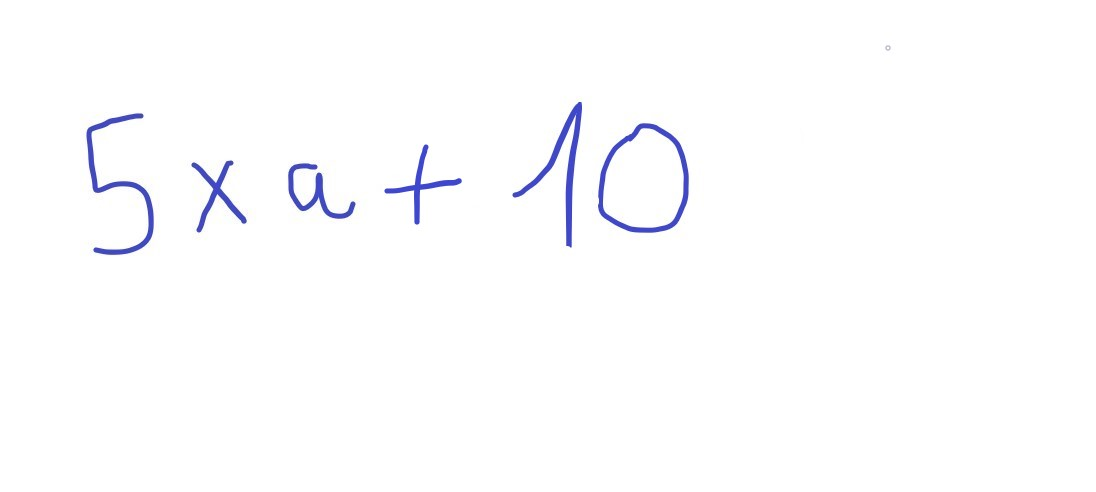
#> input picture ML_System/Notebooks/test_3.jpg, 1096 x 492 px, found by its file name
$ jupyter execute --allow-errors Testing.ipynb   (older library calls are emulated)
#> lines starting #> are read from the running program, lines starting #| are printed output that depends on the picture; after the words box and inside, x2 and y2 are one past the last pixel; in counts of white or black regions, pixels touching at a corner belong together
# Import Stuff

[cell 1]
import cv2
import numpy as np
import tensorflow
from tensorflow.keras.datasets import mnist
from tensorflow.keras.models import Sequential
from tensorflow.keras.layers import Dense
from tensorflow.keras.layers import Dropout
from tensorflow.keras.layers import Flatten
from tensorflow.keras.layers import Conv2D
from tensorflow.keras.layers import MaxPooling2D
from tensorflow.keras.models import model_from_json

from sympy.solvers import solve
from sympy import Symbol

# Test with a real world image

[cell 2]
json_file = open('model_final.json', 'r')
#> (reads ML_System/Notebooks/model_final.json from the repository)
loaded_model_json = json_file.read()
json_file.close()
#> (the rest of this cell did not finish here and is left out)

[cell 3]
img = cv2.imread('C:\\Users\\Karim\\Desktop\\PROJECTS\\HES_CNN\\ML_System\\Notebooks\\test_3.jpg', cv2.IMREAD_GRAYSCALE)
#> img: shape (492, 1096); min 69, max 255, mean 252.7

cv2.imshow("wo", img)
cv2.waitKey(0)
cv2.destroyAllWindows()

[cell 4]
if img is not None:
    # images.append(img)
    img = ~img
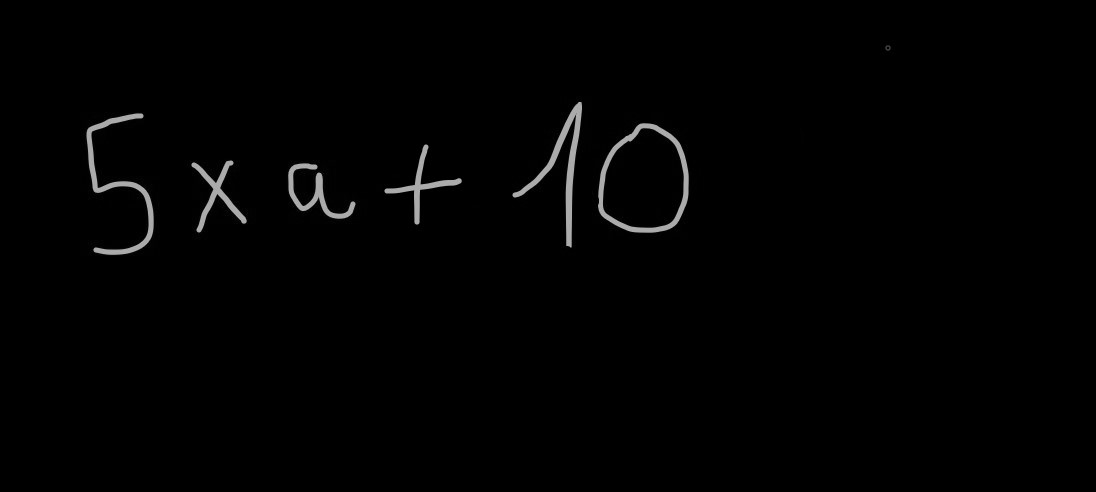
#> img: shape (492, 1096); min 0, max 186, mean 2.3
    ret, thresh = cv2.threshold(img, 127, 255, cv2.THRESH_BINARY)
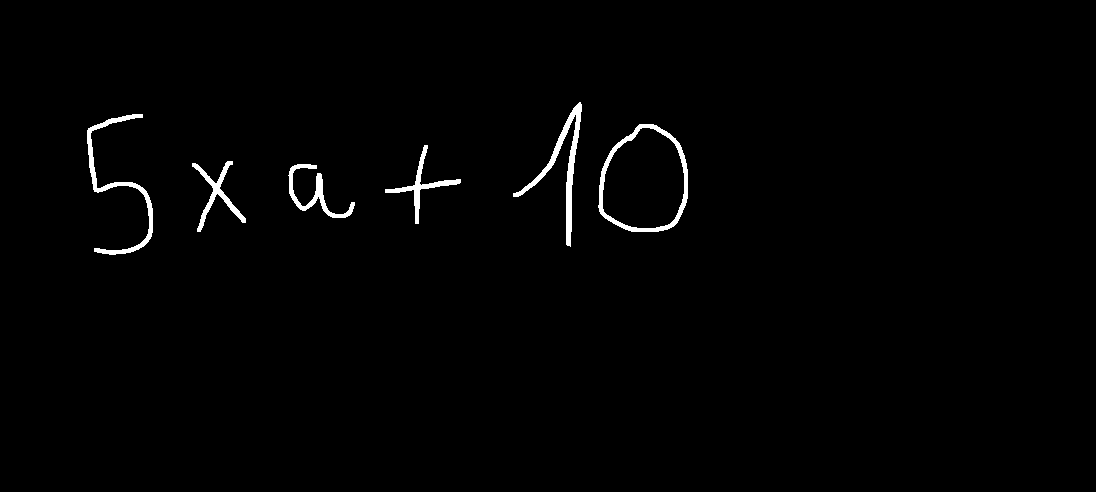
#> thresh: shape (492, 1096); 1.2% white; 6 white regions
    ret, ctrs, n = cv2.findContours(thresh, cv2.RETR_TREE, cv2.CHAIN_APPROX_SIMPLE)
#> ctrs = 7 contours; box (x1, y1, x2, y2) and area: (598, 124, 688, 232) 7600, (602, 127, 685, 229) 6492, (513, 102, 582, 247) 1153, (87, 114, 153, 255) 1003, (288, 164, 355, 218) 630, (192, 161, 246, 232) 624, (385, 145, 461, 224) 585; n = [[1, -1, -1, -1], [2, 0, -1, -1], [3, 1, -1, -1], [5, 2, 4, -1], [-1, -1, -1, 3], [6, 3, -1, -1], [-1, 5, -1, -1]]
    cnt = sorted(ctrs, key=lambda ctr: cv2.boundingRect(ctr)[0])
#> cnt has the same summary as ctrs
    w = int(28)
    h = int(28)
    train_data = []
    # print(len(cnt))
    rects = []

    for c in cnt :
        x, y, w, h = cv2.boundingRect(c)
        rect = [x, y, w, h]
        rects.append(rect)
#> this loop made 7 passes
#> (x, y, w, h) on passes 1 to 7: (87, 114, 66, 141), (192, 161, 54, 71), (288, 164, 67, 54), (385, 145, 76, 79), (513, 102, 69, 145), (598, 124, 90, 108), (602, 127, 83, 102)
#> after the loop, rects = [[87, 114, 66, 141], [192, 161, 54, 71], [288, 164, 67, 54], [385, 145, 76, 79], [513, 102, 69, 145], [598, 124, 90, 108], [602, 127, 83, 102]]
    #print(rects)
    bool_rect = []

    for r in rects:
        l = []
        for rec in rects:
            flag = 0
            if rec != r:
                if r[0] < (rec[0] + rec[2] + 10) and rec[0] < (r[0] + r[2] + 10) and r[1] < (rec[1] + rec[3] + 10) and rec[1] < (r[1] + r[3] + 10):
                    flag = 1
                l.append(flag)
            if rec == r:
                l.append(0)
        bool_rect.append(l)
#> this loop made 7 passes
#> after the loop, bool_rect = [[0, 0, 0, 0, 0, 0, 0], [0, 0, 0, 0, 0, 0, 0], [0, 0, 0, 0, 0, 0, 0], [0, 0, 0, 0, 0, 0, 0], [0, 0, 0, 0, 0, 0, 0], [0, 0, 0, 0, 0, 0, 1], [0, 0, 0, 0, 0, 1, 0]]
    #print(bool_rect)
    dump_rect = []

    for i in range(0, len(cnt)):
        for j in range(0, len(cnt)):
            if bool_rect[i][j] == 1:
                area1 = rects[i][2] * rects[i][3]
                area2 = rects[j][2] * rects[j][3]
                if(area1 == min(area1, area2)):
                    dump_rect.append(rects[i])
#> this loop made 7 passes
#> after the loop, dump_rect = [[602, 127, 83, 102]]
    #print(len(dump_rect))
    final_rect = [i for i in rects if i not in dump_rect]
#> final_rect = [[87, 114, 66, 141], [192, 161, 54, 71], [288, 164, 67, 54], [385, 145, 76, 79], [513, 102, 69, 145], [598, 124, 90, 108]]
    #print(final_rect)

    for r in final_rect:
        x = r[0]
        y = r[1]
        w = r[2]
        h = r[3]
        im_crop = thresh[y:y+h+10, x:x+w+10]
        im_resize = cv2.resize(im_crop, (28, 28))

        #cv2.imshow("work", im_resize)
        #cv2.waitKey(0)
        #cv2.destroyAllWindows()

        im_resize = np.reshape(im_resize, (28, 28, 1))
        train_data.append(im_resize)
#> this loop made 6 passes
#> pass 1, `im_crop = thresh[y:y+h+10, x:x+w+10]`:
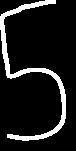
#> im_crop: shape (151, 76); 11% white; 1 white region, box (x1, y1, x2, y2) and area: (0, 0, 66, 141) 1268
#> pass 1, `im_resize = cv2.resize(im_crop, (28, 28))`:
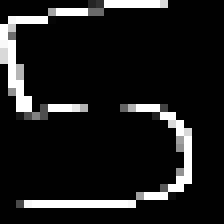
#> im_resize: shape (28, 28) (shown 8 times larger); min 0, max 255, mean 27.3
#> pass 2, `im_crop = thresh[y:y+h+10, x:x+w+10]`:
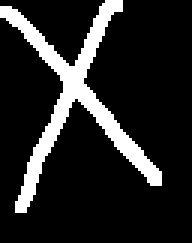
#> im_crop: shape (81, 64) (shown 3 times larger); 14.5% white; 1 white region, box (x1, y1, x2, y2) and area: (0, 0, 54, 71) 754
#> pass 2, `im_resize = cv2.resize(im_crop, (28, 28))`:
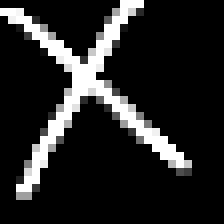
#> im_resize: shape (28, 28) (shown 8 times larger); min 0, max 255, mean 37.2
#> after the loop:
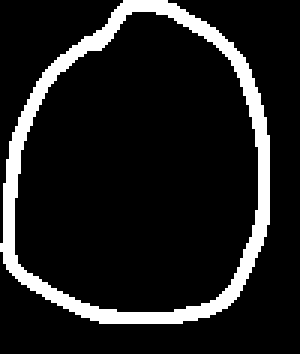
#> im_crop: shape (118, 100) (shown 3 times larger); 11.8% white; 1 white region, box (x1, y1, x2, y2) and area: (0, 0, 90, 108) 1388
#> after the loop, train_data = 6 items

[cell 5]
s = ''

#> (the rest of this cell did not finish here and is left out)

[cell 6]
print(s)
new_s = ''

for i in range(len(s)):
    if s[i] == '=':
        if s[i+1] == '=':
            new_s = s.replace('=', '', 1)
print(new_s)
